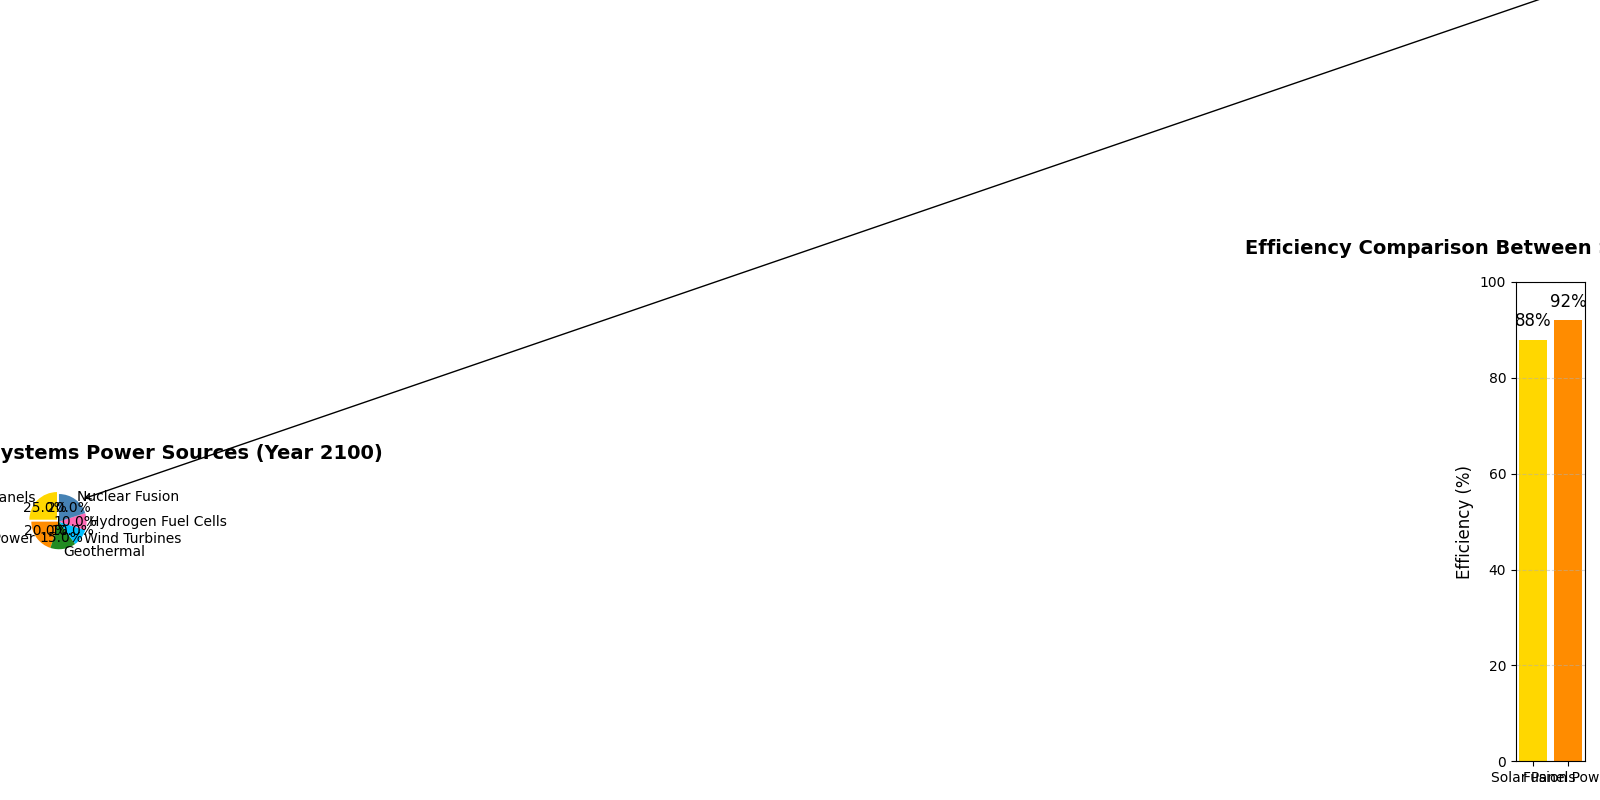

Recreate this plot in Python.
import matplotlib.pyplot as plt
import numpy as np

# Backstory:
# In 2100, futuristic urban communication systems are powered by various advanced technologies. The chart depicts
# the distribution of power sources for these systems in a sample metropolitan area.

# Data for the pie chart
technologies = ['Solar Panels', 'Fusion Power', 'Geothermal', 'Wind Turbines', 'Hydrogen Fuel Cells', 'Nuclear Fusion']
power_distribution = [25, 20, 15, 10, 10, 20]

# Create a 1x2 grid of subplots
fig, (ax1, ax2) = plt.subplots(1, 2, figsize=(16, 8))

# Main pie chart subplot
ax1.pie(power_distribution, labels=technologies, autopct='%1.1f%%', startangle=90, 
        colors=['#FFD700', '#FF8C00', '#228B22', '#00BFFF', '#FF69B4', '#4682B4'], 
        explode=(0.1, 0, 0, 0, 0, 0))

ax1.set_title("Urban Communication Systems Power Sources (Year 2100)",
              fontsize=14, weight='bold', pad=20)

# Data for a secondary subplot comparing two power sources

tech_comparison = ['Solar Panels', 'Fusion Power']
efficiency = [88, 92]  # Efficiency percentages

bars = ax2.bar(tech_comparison, efficiency, color=['#FFD700', '#FF8C00'])
ax2.set_title("Efficiency Comparison Between Solar and Fusion Power",
              fontsize=14, weight='bold', pad=20)
ax2.set_ylabel("Efficiency (%)", fontsize=12)
ax2.set_ylim(0, 100)
ax2.grid(True, axis='y', linestyle='--', alpha=0.5)

# Display values on top of the bars
for bar, eff in zip(bars, efficiency):
    ax2.text(bar.get_x() + bar.get_width() / 2, eff + 2, f"{eff}%", ha='center', va='bottom', fontsize=12)

# Adding detailed annotations for important insights
ax1.annotate('Most used power source',
             xy=(0.8, 0.8), xytext=(1.2, 1.2),
             textcoords='figure fraction', arrowprops=dict(facecolor='black', arrowstyle='->'),
             fontsize=10, weight='bold')

# Automatically adjust subplot parameters to give specified padding
plt.tight_layout()

# Display the plots
plt.show()
